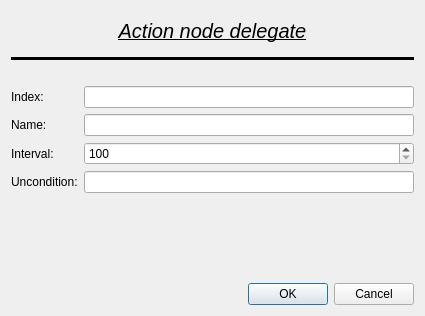
<?xml version="1.0" encoding="UTF-8"?>
<ui version="4.0">
 <class>ActionNodeDelegate</class>
 <widget class="QDialog" name="ActionNodeDelegate">
  <property name="geometry">
   <rect>
    <x>0</x>
    <y>0</y>
    <width>425</width>
    <height>316</height>
   </rect>
  </property>
  <property name="windowTitle">
   <string>Dialog</string>
  </property>
  <layout class="QVBoxLayout" name="verticalLayout_2">
   <item>
    <layout class="QVBoxLayout" name="verticalLayout">
     <item>
      <widget class="QLabel" name="delegateLabel">
       <property name="minimumSize">
        <size>
         <width>0</width>
         <height>40</height>
        </size>
       </property>
       <property name="maximumSize">
        <size>
         <width>16777215</width>
         <height>40</height>
        </size>
       </property>
       <property name="font">
        <font>
         <pointsize>15</pointsize>
         <italic>true</italic>
         <underline>true</underline>
         <strikeout>false</strikeout>
         <kerning>true</kerning>
        </font>
       </property>
       <property name="text">
        <string>Action node delegate</string>
       </property>
       <property name="alignment">
        <set>Qt::AlignCenter</set>
       </property>
      </widget>
     </item>
     <item>
      <widget class="Line" name="line">
       <property name="frameShadow">
        <enum>QFrame::Plain</enum>
       </property>
       <property name="lineWidth">
        <number>3</number>
       </property>
       <property name="orientation">
        <enum>Qt::Horizontal</enum>
       </property>
      </widget>
     </item>
    </layout>
   </item>
   <item>
    <spacer name="verticalSpacer">
     <property name="orientation">
      <enum>Qt::Vertical</enum>
     </property>
     <property name="sizeType">
      <enum>QSizePolicy::Fixed</enum>
     </property>
     <property name="sizeHint" stdset="0">
      <size>
       <width>20</width>
       <height>20</height>
      </size>
     </property>
    </spacer>
   </item>
   <item>
    <layout class="QFormLayout" name="formLayout">
     <item row="0" column="0">
      <widget class="QLabel" name="labelIndex">
       <property name="text">
        <string>Index:</string>
       </property>
      </widget>
     </item>
     <item row="0" column="1">
      <widget class="QLineEdit" name="lineEditIndex">
       <property name="clearButtonEnabled">
        <bool>false</bool>
       </property>
      </widget>
     </item>
     <item row="1" column="0">
      <widget class="QLabel" name="labelName">
       <property name="text">
        <string>Name:</string>
       </property>
      </widget>
     </item>
     <item row="1" column="1">
      <widget class="QLineEdit" name="lineEditName"/>
     </item>
     <item row="2" column="0">
      <widget class="QLabel" name="labelInterval">
       <property name="text">
        <string>Interval:</string>
       </property>
      </widget>
     </item>
     <item row="2" column="1">
      <widget class="QSpinBox" name="spinBoxInterval">
       <property name="minimum">
        <number>100</number>
       </property>
       <property name="maximum">
        <number>10000</number>
       </property>
      </widget>
     </item>
     <item row="3" column="0">
      <widget class="QLabel" name="labelUncondition">
       <property name="text">
        <string>Uncondition:</string>
       </property>
      </widget>
     </item>
     <item row="3" column="1">
      <widget class="QLineEdit" name="lineEditUncondition"/>
     </item>
    </layout>
   </item>
   <item>
    <spacer name="verticalSpacer_2">
     <property name="orientation">
      <enum>Qt::Vertical</enum>
     </property>
     <property name="sizeHint" stdset="0">
      <size>
       <width>20</width>
       <height>141</height>
      </size>
     </property>
    </spacer>
   </item>
   <item>
    <widget class="QDialogButtonBox" name="buttonBox">
     <property name="orientation">
      <enum>Qt::Horizontal</enum>
     </property>
     <property name="standardButtons">
      <set>QDialogButtonBox::Cancel|QDialogButtonBox::Ok</set>
     </property>
    </widget>
   </item>
  </layout>
 </widget>
 <resources/>
 <connections>
  <connection>
   <sender>buttonBox</sender>
   <signal>accepted()</signal>
   <receiver>ActionNodeDelegate</receiver>
   <slot>accept()</slot>
   <hints>
    <hint type="sourcelabel">
     <x>248</x>
     <y>254</y>
    </hint>
    <hint type="destinationlabel">
     <x>157</x>
     <y>274</y>
    </hint>
   </hints>
  </connection>
  <connection>
   <sender>buttonBox</sender>
   <signal>rejected()</signal>
   <receiver>ActionNodeDelegate</receiver>
   <slot>reject()</slot>
   <hints>
    <hint type="sourcelabel">
     <x>316</x>
     <y>260</y>
    </hint>
    <hint type="destinationlabel">
     <x>286</x>
     <y>274</y>
    </hint>
   </hints>
  </connection>
 </connections>
</ui>
